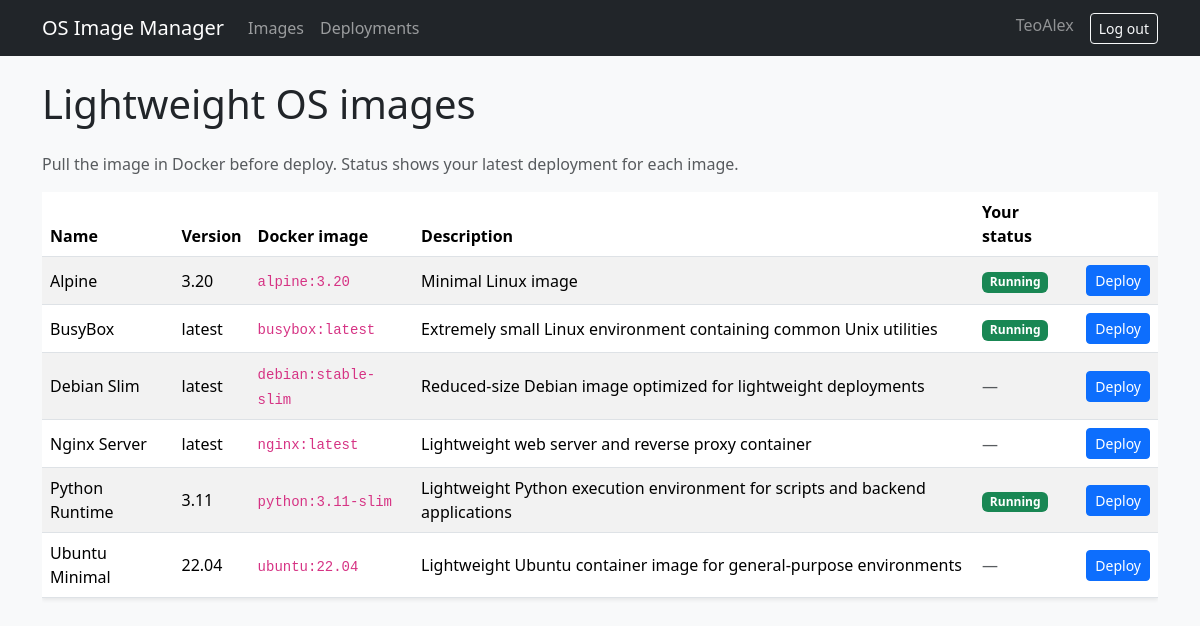
The app's page /images/ (signed in) with its own data.
### images/models.py (models this page shows, shortened)
class OSImage(models.Model):
    owner = models.ForeignKey(User, on_delete=models.CASCADE)
    name = models.CharField(max_length=100)
    version = models.CharField(max_length=50)
    docker_image = models.CharField(max_length=100)
    description = models.TextField()
    created_at = models.DateTimeField(auto_now_add=True)

### images/views.py (the view)
# urls.py: path('', views.image_list, name='image_list'),
@login_required
def image_list(request):
    images = OSImage.objects.all().order_by('name')
    image_rows = []
    for image in images:
        latest = (
            Deployment.objects.filter(owner=request.user, image=image)
            .order_by('-created_at')
            .first()
        )
        if latest and latest.status == 'Running':
            deploy_status = 'Running'
        elif latest:
            deploy_status = 'Stopped'
        else:
            deploy_status = None
        image_rows.append({'image': image, 'deploy_status': deploy_status})
    return render(request, 'images/list.html', {'image_rows': image_rows})

### templates/images/list.html (shortened to what this page needs)
{% extends "base.html" %}
{% block content %}
<h1 class="mb-4">Lightweight OS images</h1>
<p class="text-muted">Pull the image in Docker before deploy. Status shows your latest deployment for each image.</p>
{% if image_rows %}
<div class="table-responsive">
<table class="table table-striped align-middle bg-white shadow-sm">
    <thead>
    <tr>
        <th>Name</th>
        <th>Version</th>
        <th>Docker image</th>
        <th>Description</th>
        <th>Your status</th>
        <th></th>
    </tr>
    </thead>
    <tbody>
    {% for row in image_rows %}
    <tr>
        <td>{{ row.image.name }}</td>
        <td>{{ row.image.version }}</td>
        <td><code>{{ row.image.docker_image }}</code></td>
        <td>{{ row.image.description|truncatewords:20 }}</td>
        <td>
            {% if row.deploy_status == 'Running' %}
            <span class="badge text-bg-success">Running</span>
            {% elif row.deploy_status == 'Stopped' %}
            <span class="badge text-bg-secondary">Stopped</span>
            {% else %}
            <span class="text-muted">—</span>
            {% endif %}
        </td>
        <td>
            <a class="btn btn-primary btn-sm" href="{% url 'deploy_container' row.image.id %}">Deploy</a>
        </td>
    </tr>
    {% endfor %}
    </tbody>
</table>
</div>
{% else %}
<p class="text-muted">No images yet. Add them in <a href="{% url 'admin:index' %}">admin</a>.</p>
{% endif %}
{% endblock %}

### templates/base.html (shortened to what this page needs)
<!DOCTYPE html>
<html lang="en">
<head>
    <link href="https://cdn.jsdelivr.net/npm/bootstrap@5.3.3/dist/css/bootstrap.min.css" rel="stylesheet">
</head>
<body class="bg-light">
<nav class="navbar navbar-expand-lg navbar-dark bg-dark mb-4">
    <div class="container">
        <a class="navbar-brand" href="{% url 'image_list' %}">OS Image Manager</a>
        <div class="collapse navbar-collapse" id="navbarNav">
            <ul class="navbar-nav me-auto">
                {% if user.is_authenticated %}
                    <li class="nav-item"><a class="nav-link" href="{% url 'image_list' %}">Images</a></li>
                    <li class="nav-item"><a class="nav-link" href="{% url 'deployment_list' %}">Deployments</a></li>
                {% endif %}
            </ul>
            <ul class="navbar-nav">
                {% if user.is_authenticated %}
                    <li class="nav-item"><span class="navbar-text text-white-50 me-3">{{ user.username }}</span></li>
                    <li class="nav-item">
                        <form method="post" action="{% url 'logout' %}" class="d-inline">
                            <button type="submit" class="btn btn-outline-light btn-sm">Log out</button>
                        </form>
                    </li>
                {% else %}
                    <li class="nav-item"><a class="nav-link" href="{% url 'login' %}">Log in</a></li>
                    <li class="nav-item"><a class="nav-link" href="{% url 'register' %}">Register</a></li>
                {% endif %}
            </ul>
        </div>
    </div>
</nav>
<div class="container pb-5">
    {% block content %}{% endblock %}
</div>
</body>
</html>

### records on screen
OSImage: image.name "Alpine", image.version "3.20", image.docker_image "alpine:3.20", image.description "Minimal Linux image", shows "Running"
OSImage: image.name "BusyBox", image.version "latest", image.docker_image "busybox:latest", image.description "Extremely small Linux environment containing common Unix utilities", shows "Running"
OSImage: image.name "Debian Slim", image.version "latest", image.docker_image "debian:stable-slim", image.description "Reduced-size Debian image optimized for lightweight deployments"
OSImage: image.name "Nginx Server", image.version "latest", image.docker_image "nginx:latest", image.description "Lightweight web server and reverse proxy container"
OSImage: image.name "Python Runtime", image.version "3.11", image.docker_image "python:3.11-slim", image.description "Lightweight Python execution environment for scripts and backend applications", shows "Running"
OSImage: image.name "Ubuntu Minimal", image.version "22.04", image.docker_image "ubuntu:22.04", image.description "Lightweight Ubuntu container image for general-purpose environments"

### other values on screen
{{ user.username }} "TeoAlex"
